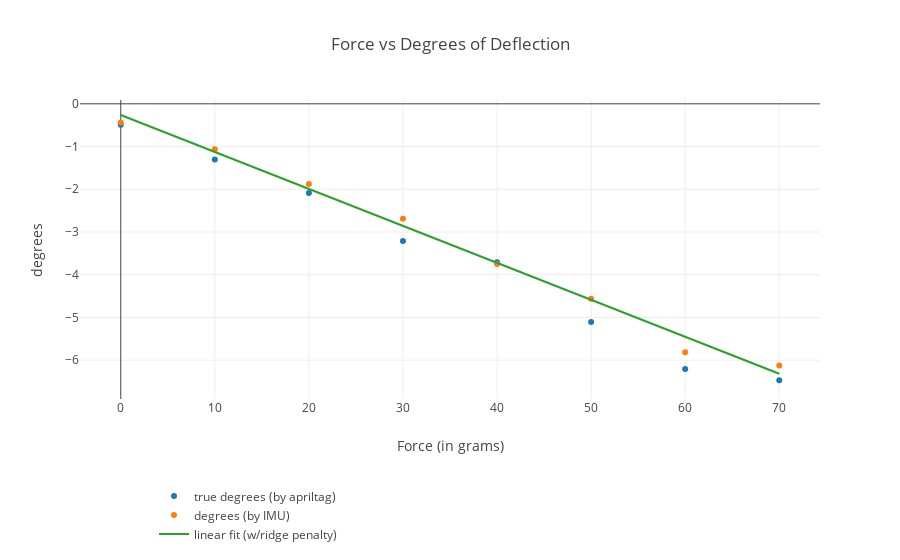

Here is the notebook cell this chart was saved with:
### Code cell
data = [trace1, trace0, trace2]

layout = go.Layout(
    title='Force vs Degrees of Deflection',
    yaxis=dict(title='degrees'),
    xaxis=dict(title='Force (in grams)'),
    legend=dict(x=.1, y=-.5) )

fig = go.Figure(data=data, layout=layout)
# Plot and embed in ipython notebook!

print('Coefficients: \n', regr.coef_)
print("Mean squared error: %.2f" % mean_squared_error(yIMU, yPred))
print('Variance score (ideal 1): %.2f' % r2_score(yIMU, yPred)) 
iplot(fig)
#po.plot(fig, filename='temp_plot.html')

### Figure 1 — Plotly figure (JSON) as saved in the notebook; plotly's stock layout.template omitted (floating-point values rounded to 4 significant figures)
{"data": [{"mode": "markers", "name": "true degrees (by apriltag)", "type": "scatter", "x": [0, 10, 20, 30, 40, 50, 60, 70], "y": [-0.4874, -1.305, -2.084, -3.21, -3.705, -5.104, -6.206, -6.471]}, {"mode": "markers", "name": "degrees (by IMU)", "type": "scatter", "x": [0, 10, 20, 30, 40, 50, 60, 70], "y": [-0.4375, -1.062, -1.875, -2.688, -3.75, -4.562, -5.812, -6.125]}, {"name": "linear fit (w/ridge penalty)", "type": "scatter", "x": [0, 3.684, 7.368, 11.05, 14.74, 18.42, 22.11, 25.79, 29.47, 33.16, 36.84, 40.53, 44.21, 47.89, 51.58, 55.26, 58.95, 62.63, 66.32, 70], "y": [-0.2604, -0.5792, -0.898, -1.217, -1.536, -1.854, -2.173, -2.492, -2.811, -3.13, -3.448, -3.767, -4.086, -4.405, -4.724, -5.042, -5.361, -5.68, -5.999, -6.318]}], "layout": {"legend": {"x": 0.1, "y": -0.5}, "title": "Force vs Degrees of Deflection", "xaxis": {"title": "Force (in grams)"}, "yaxis": {"title": "degrees"}}}
